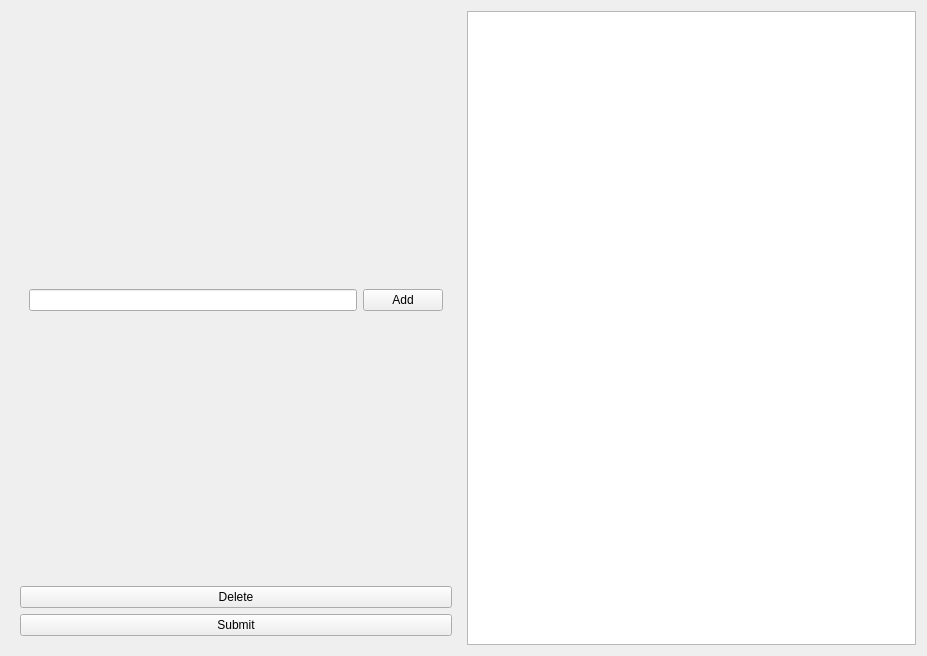
<?xml version="1.0" encoding="UTF-8"?>
<ui version="4.0">
 <class>PropositionsEditor</class>
 <widget class="QWidget" name="PropositionsEditor">
  <property name="geometry">
   <rect>
    <x>0</x>
    <y>0</y>
    <width>927</width>
    <height>656</height>
   </rect>
  </property>
  <property name="windowTitle">
   <string>Form</string>
  </property>
  <layout class="QHBoxLayout" name="horizontalLayout_2">
   <item>
    <widget class="QWidget" name="widget" native="true">
     <layout class="QVBoxLayout" name="verticalLayout">
      <item>
       <widget class="QWidget" name="widget_2" native="true">
        <layout class="QHBoxLayout" name="horizontalLayout">
         <item>
          <widget class="QLineEdit" name="candidateName"/>
         </item>
         <item>
          <widget class="QPushButton" name="addCandidate">
           <property name="text">
            <string>Add</string>
           </property>
          </widget>
         </item>
        </layout>
       </widget>
      </item>
      <item>
       <widget class="QPushButton" name="deleteCandidate">
        <property name="text">
         <string>Delete</string>
        </property>
       </widget>
      </item>
      <item>
       <widget class="QPushButton" name="submit">
        <property name="text">
         <string>Submit</string>
        </property>
       </widget>
      </item>
     </layout>
    </widget>
   </item>
   <item>
    <widget class="QListWidget" name="candidateList">
     <property name="selectionMode">
      <enum>QAbstractItemView::MultiSelection</enum>
     </property>
    </widget>
   </item>
  </layout>
 </widget>
 <resources/>
 <connections>
  <connection>
   <sender>addCandidate</sender>
   <signal>clicked()</signal>
   <receiver>PropositionsEditor</receiver>
   <slot>addCandidate()</slot>
   <hints>
    <hint type="sourcelabel">
     <x>398</x>
     <y>302</y>
    </hint>
    <hint type="destinationlabel">
     <x>5</x>
     <y>40</y>
    </hint>
   </hints>
  </connection>
  <connection>
   <sender>candidateName</sender>
   <signal>returnPressed()</signal>
   <receiver>PropositionsEditor</receiver>
   <slot>addCandidate()</slot>
   <hints>
    <hint type="sourcelabel">
     <x>227</x>
     <y>298</y>
    </hint>
    <hint type="destinationlabel">
     <x>4</x>
     <y>117</y>
    </hint>
   </hints>
  </connection>
  <connection>
   <sender>deleteCandidate</sender>
   <signal>clicked()</signal>
   <receiver>PropositionsEditor</receiver>
   <slot>deleteSelection()</slot>
   <hints>
    <hint type="sourcelabel">
     <x>170</x>
     <y>596</y>
    </hint>
    <hint type="destinationlabel">
     <x>7</x>
     <y>385</y>
    </hint>
   </hints>
  </connection>
  <connection>
   <sender>submit</sender>
   <signal>clicked()</signal>
   <receiver>PropositionsEditor</receiver>
   <slot>submitList()</slot>
   <hints>
    <hint type="sourcelabel">
     <x>238</x>
     <y>630</y>
    </hint>
    <hint type="destinationlabel">
     <x>7</x>
     <y>511</y>
    </hint>
   </hints>
  </connection>
 </connections>
 <slots>
  <slot>addCandidate()</slot>
  <slot>deleteSelection()</slot>
  <slot>submitList()</slot>
 </slots>
</ui>
